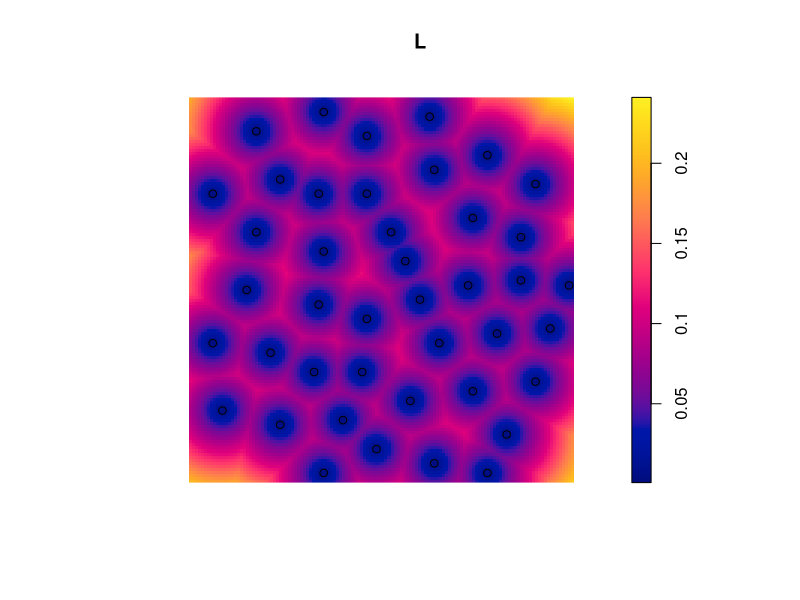
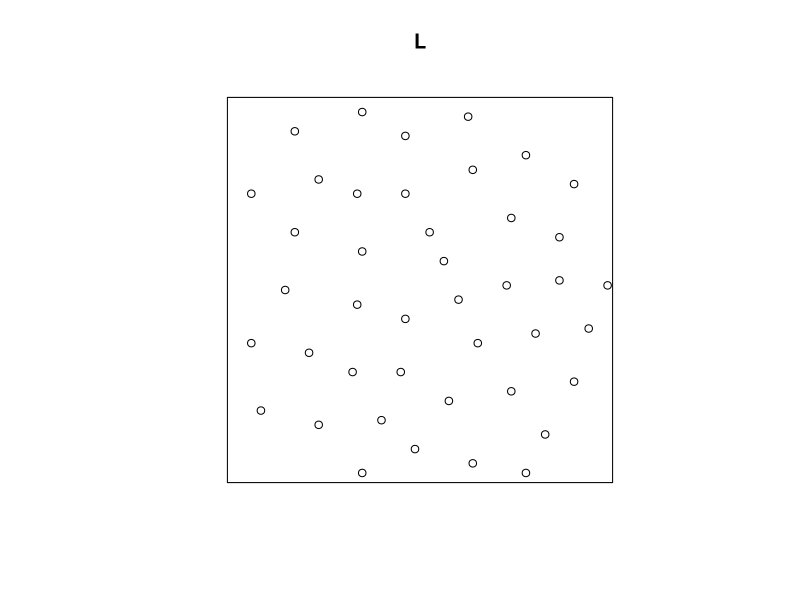
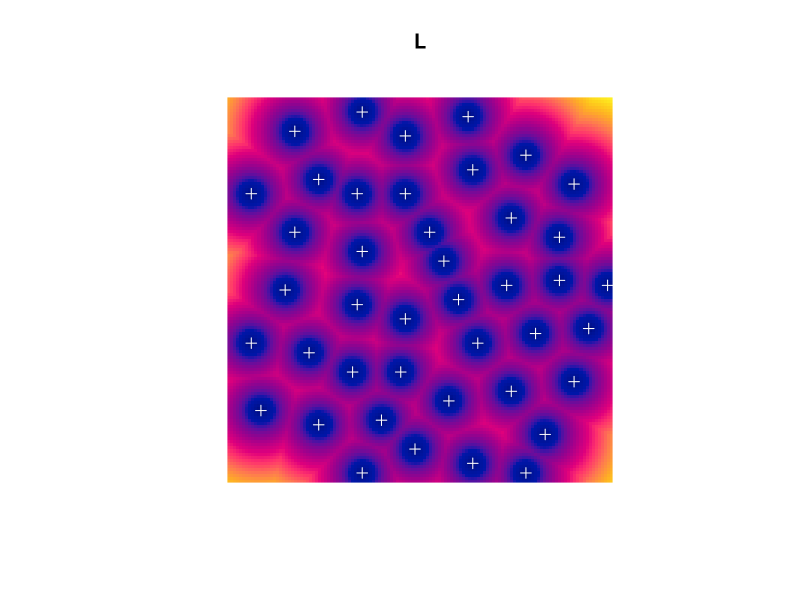
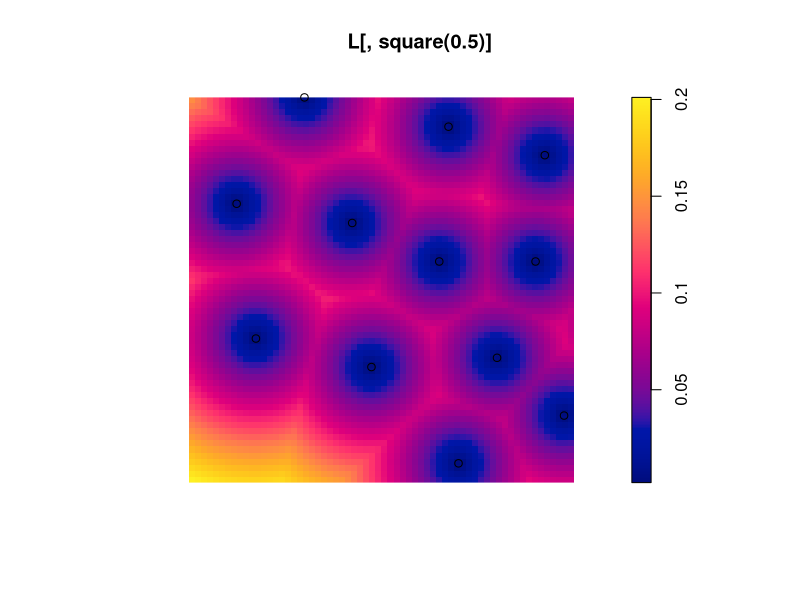

Generate these figures, in order, with R:
library(spatstat)


### Name: plot.layered
### Title: Layered Plot
### Aliases: plot.layered
### Keywords: spatial hplot

### ** Examples

   data(cells)
   D <- distmap(cells)
   L <- layered(D, cells)
   plot(L)
   plot(L, which = 2)
   plot(L, plotargs=list(list(ribbon=FALSE), list(pch=3, cols="white")))
   # plot a subregion
   plot(L[, square(0.5)])
